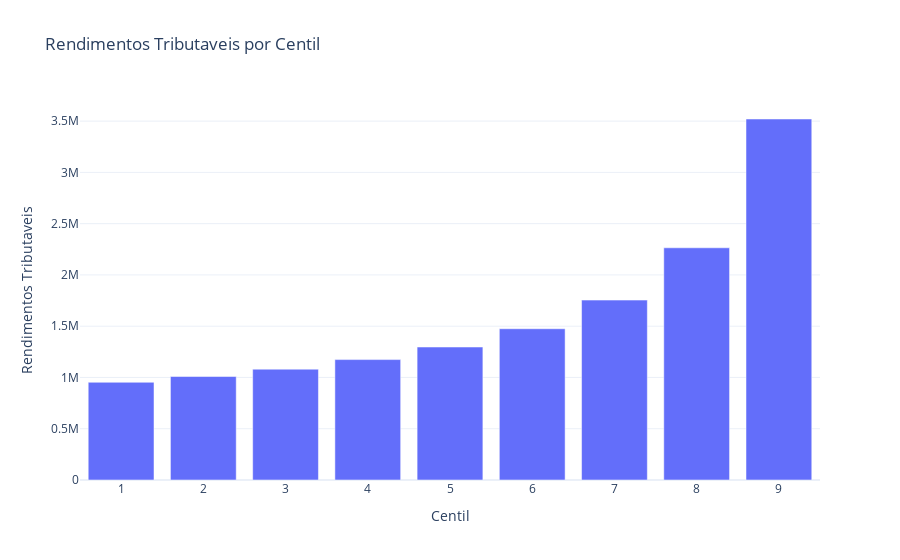

The code cell stored with this chart in its notebook:
### Markdown cell above
Novamente, excluí o 1% mais rico pra facilitar a visualização.

O 0,1% mais pobre dos 1% mais ricos possui o limite superior de renda de 405 mil anuais.

O último decil analisado (do 0,2% mais ricos até os 0,1%) possui renda de 904 mil anuais.

A Receita ainda divide os 0,1% mais ricos em novas 10 partes. Vejamos:

### Code cell
plot_limite_superior_rendimentos(df_last_milezil_without_last)

### Figure 1 — Plotly figure (JSON) as saved in the notebook; plotly's stock layout.template omitted (floating-point values rounded to 4 significant figures)
{"data": [{"hovertemplate": "Centil=%{x}<br>Rendimentos Tributaveis - Limite Superior da RTB do Centil [R$ milhões]=%{y}<extra></extra>", "legendgroup": "", "marker": {"color": "#636efa", "pattern": {"shape": ""}}, "name": "", "orientation": "v", "showlegend": false, "textposition": "auto", "type": "bar", "x": [1, 2, 3, 4, 5, 6, 7, 8, 9], "xaxis": "x", "y": [953100.0, 1009000.0, 1081000.0, 1174000.0, 1297000.0, 1475000.0, 1755000.0, 2265000.0, 3521000.0], "yaxis": "y"}], "layout": {"barmode": "relative", "legend": {"tracegroupgap": 0}, "title": {"text": "Rendimentos Tributaveis por Centil"}, "xaxis": {"anchor": "y", "domain": [0, 1], "title": {"text": "Centil"}}, "yaxis": {"anchor": "x", "domain": [0, 1], "title": {"text": "Rendimentos Tributaveis"}}}}
